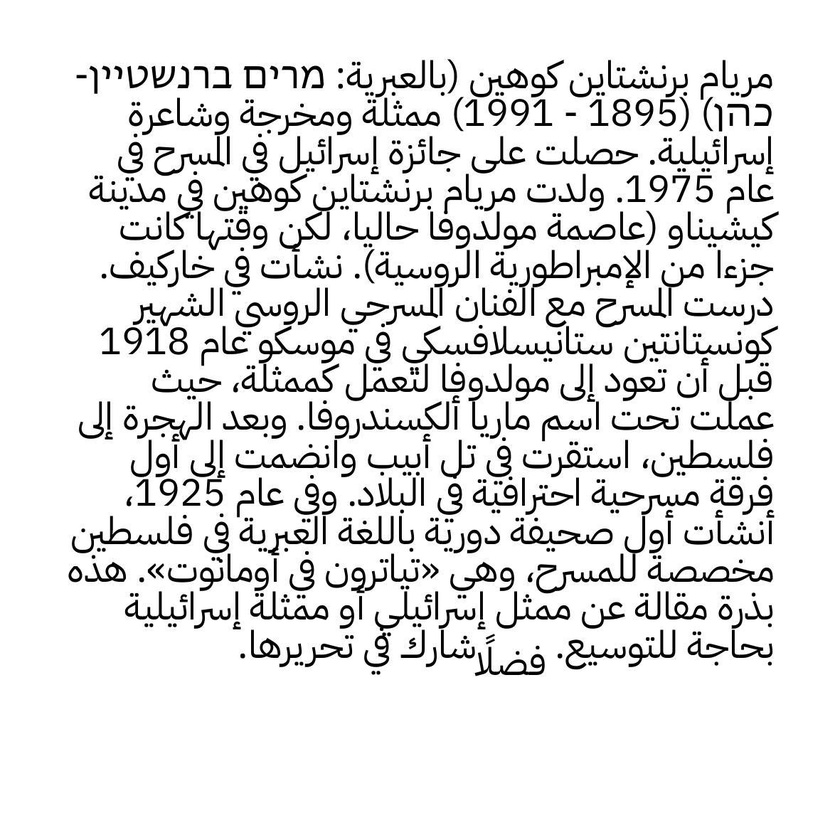
#> input picture images/test/1.jpeg, 840 x 840 px, shrunk from 1181 x 1181 before the run; its folder holds only this picture in this run
$ python -i correct_orientation.py   (imports and definitions only)
#> lines starting #> are read from the running program, lines starting #| are printed output that depends on the picture; after the words box and inside, x2 and y2 are one past the last pixel; in counts of white or black regions, pixels touching at a corner belong together
import cv2
import os
import numpy as np
from skimage.transform import hough_line, hough_line_peaks
from skimage.feature import canny

import pytesseract
from pytesseract import Output
from scipy.stats import mode
from scipy.ndimage import median_filter
from skimage import  filters , io


pytesseract.pytesseract.tesseract_cmd = 'C:/Program Files/Tesseract-OCR/tesseract.exe'  # your path may be different

# imgPath = '899.jpeg'
import cv2
import numpy as np

def detect_salt_and_pepper(image_path, threshold=0.01):
    # Load the image
    # image = cv2.imread(image_path)

    # Convert the image to grayscale
    gray_image = cv2.cvtColor(image_path, cv2.COLOR_BGR2GRAY)

    # Apply median blur to reduce noise
    blurred_image = median_filter(gray_image, 3)
    # cv2.imwrite('blurred_imagesssssssssssss.jpeg', blurred_image)
    # Compute the absolute difference between the original and blurred image
    diff_image = cv2.absdiff(gray_image, blurred_image)

    # Threshold the difference image to find the salt and pepper noise
    _, thresholded_image = cv2.threshold(diff_image, 30, 255, cv2.THRESH_BINARY)

    # Count non-zero pixels in the thresholded image
    non_zero_pixels = np.count_nonzero(thresholded_image)

    # Calculate the ratio of noisy pixels to total pixels
    height, width = thresholded_image.shape
    total_pixels = height * width
    noise_ratio = non_zero_pixels / total_pixels

    # Check if the noise ratio exceeds the threshold
    if noise_ratio > threshold:
        return True  # Salt and pepper noise detected
    else:
        return False  # No salt and pepper noise detected


def binarizeImage(imgPath):

  # Load the image
    # image = cv2.imread(imgPath)

    # Convert the image to grayscale
    gray_image = cv2.cvtColor(imgPath, cv2.COLOR_BGR2GRAY)

    # Threshold the image to get a binary image
    _, binary_image = cv2.threshold(gray_image, 0, 255, cv2.THRESH_BINARY_INV + cv2.THRESH_OTSU)
    count=0
    if binary_image[-1,-1]!=0:
        count+=1
    if binary_image[0,0]!=0:
        count+=1
    if binary_image[0,-1]!=0:
        count+=1
    if binary_image[-1,0]!=0:
        count+=1

    # print(count)
    if count < 2:
        binary_image = cv2.bitwise_not(binary_image)
    # Convert the image to black text on white background
    black_text_on_white = cv2.cvtColor(binary_image, cv2.COLOR_GRAY2BGR)
    # Save or display the resulting image
    # cv2.imwrite('binary_img.jpeg', ~black_text_on_white)
    return black_text_on_white

def rotate_image(image, angle):
    print('angle:', angle)
    # Get image dimensions
    # image = cv2.imread(image_path)
    # cv2.imwrite('befor_hough_out.jpeg', image)
    h, w = image.shape[:2]
    # Calculate rotation matrix
    background_color =tuple( image[0, 0])
    rotation_matrix = cv2.getRotationMatrix2D((w / 2, h / 2), angle, 1)
    # Perform rotation
    rotated_image = cv2.warpAffine(image, rotation_matrix, (w, h), flags=cv2.INTER_CUBIC, borderMode=cv2.BORDER_CONSTANT)
    # Create a mask for the rotated image
    mask = np.ones_like(rotated_image) * background_color
    # Overlay the rotated image on the mask
    result = np.where(rotated_image == background_color, mask, rotated_image)
    return result

def hough_transforms(image) :
    # Read the image
    # image = cv2.imread(image)

    # Convert image to grayscale

    gray = cv2.cvtColor(image, cv2.COLOR_BGR2GRAY)

    # Apply Gaussian blur
    thresh = cv2.GaussianBlur(gray, (11, 11), 0)

    # Detect edges using Canny
    edges = canny(thresh)

    # Define tested angles for Hough transform
    tested_angles = np.deg2rad(np.arange(0, 180.0))

    # Perform Hough transform
    h, theta, d = hough_line(edges, theta=tested_angles)

    lined_image = np.copy(image)
    # Find peaks in Hough space
    accum, angles, dists = hough_line_peaks(h, theta, d, num_peaks=10)
    # [17 lines of commented-out code are left out]
    angles = angles * (180 / np.pi)
    # angles = angles[np.round(angles) != 90]
    rotation_angle = mode(angles).mode if len(angles)>0  else 0
    # print('Detected angles(degree):', angles)
    if len(set(angles)) == len(angles) and len(angles) > 1:
        rotation_angle = 0
    if (rotation_angle < 15 ):
        rotation_angle = 0
    else:
        rotation_angle = rotation_angle - 90
    # Rotate the image using the first detected angle
    # print('rotation angle:', rotation_angle)
    # cv2.imwrite('befor_befor_hough_out.jpeg', image)
    rotated_image = rotate_image(image,  rotation_angle)
    # Save the rotated image
    # cv2.imwrite('hough_out.jpeg', rotated_image)

    return rotated_image


def pytesseract_orientation(image_path):
    osd = None
    try:
        osd = pytesseract.image_to_osd(image_path, config=' --psm 0 -c min_characters_to_try=10', output_type=Output.DICT)
    except Exception as e:
        print("Error: " + str(e))
        return image_path

    print("[OSD] " + str(osd))

    if osd["script"]  != "Arabic" and osd["orientation_conf"] <=3:
        # cv2.imwrite('correct_orient.jpeg', image_path)
        return image_path
    # For other orientations, rotate by the detected angle
    else:
        rotated = rotate_image(image_path, angle=osd["orientation"])
        # cv2.imwrite('correct_orient.jpeg', rotated)
        return rotated

def preprocess(input_path, output_path):
#> called with input_path = 'images/test/1.jpeg', output_path = 'out.png'
    image = cv2.imread(input_path)
#> image is the input picture: shape (840, 840, 3); min 0, max 255, mean 229.1
    salt_and_pepper_present = detect_salt_and_pepper(image)
#> in detect_salt_and_pepper, `diff_image = cv2.absdiff(gray_image, blurred_image)`:
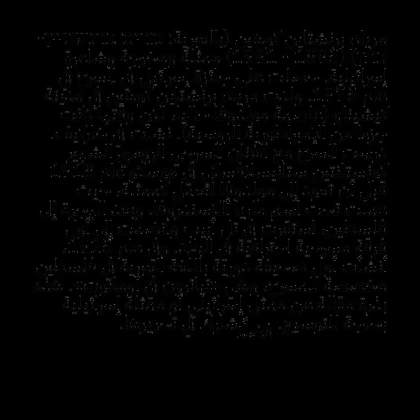
#> diff_image: shape (840, 840) (shown at 1/2 size); min 0, max 217, mean 2.4
#> in detect_salt_and_pepper, `_, thresholded_image = cv2.threshold(diff_image, 30, 255, cv2.THRESH_B..`:
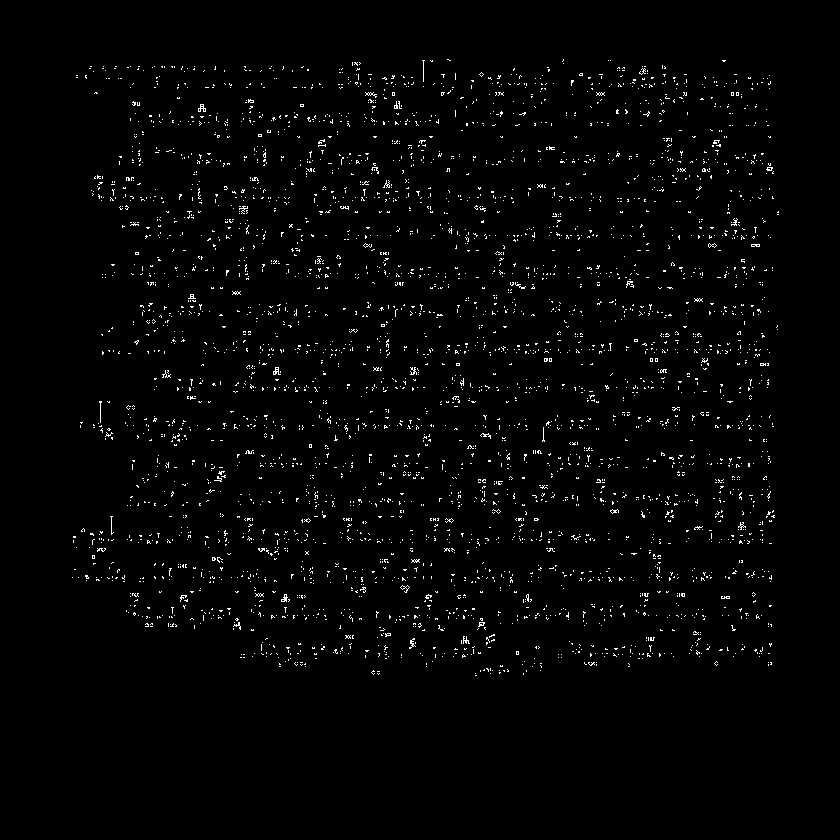
#> thresholded_image: shape (840, 840); 1.8% white in thin lines or dots, all inside (x1, y1, x2, y2) = (72, 59, 779, 676)
#> in detect_salt_and_pepper, `non_zero_pixels = np.count_nonzero(thresholded_image)`: non_zero_pixels = 12458
#> in detect_salt_and_pepper, `noise_ratio = non_zero_pixels / total_pixels`: noise_ratio = 0.0177
#> salt_and_pepper_present = True
    if salt_and_pepper_present == True :
        output_image = filters.median(image)
    else :
        output_image = image
    # cv2.imwrite('after_median.jpeg', output_image)
    binary_image = binarizeImage(output_image)
#> in binarizeImage, `_, binary_image = cv2.threshold(gray_image, 0, 255, cv2.THRESH_BINARY_..`:
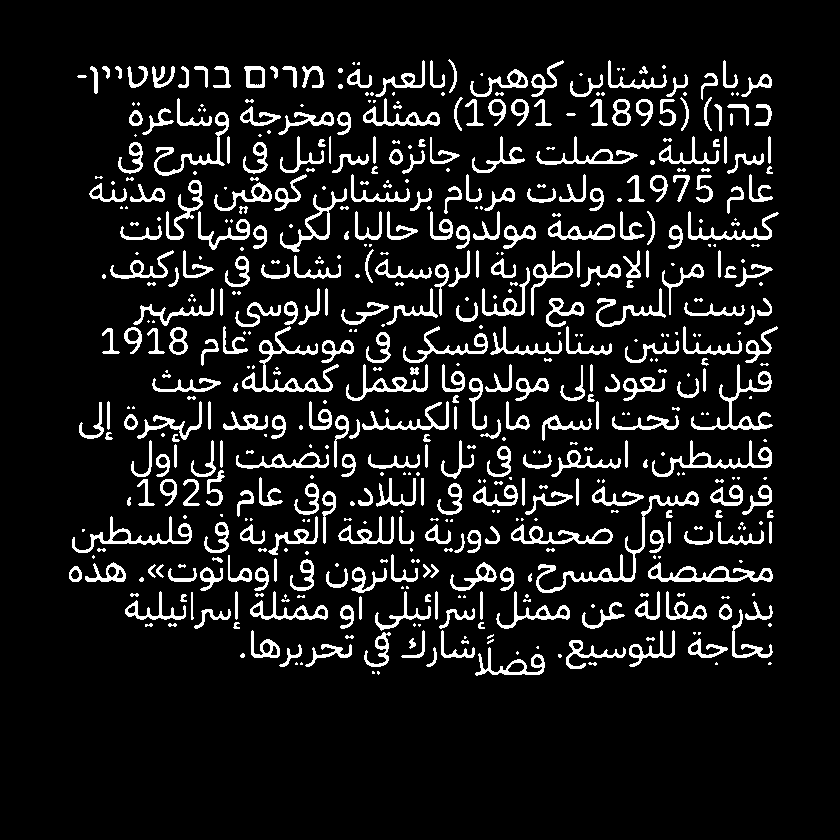
#> binary_image: shape (840, 840); 10.2% white; 567 white regions (204 under 20 px), largest, box (x1, y1, x2, y2) and area: (536, 491, 699, 593) 1309, (242, 326, 339, 392) 1173, (691, 364, 773, 430) 955
    # cv2.imwrite('after_color.jpeg', binary_image)
    hough_out = hough_transforms(image=binary_image)
#> in hough_transforms, `thresh = cv2.GaussianBlur(gray, (11, 11), 0)`:
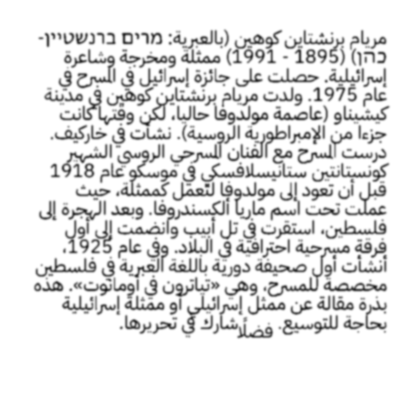
#> thresh: shape (840, 840) (shown at 1/2 size); min 27, max 255, mean 228.9
#> in hough_transforms, `edges = canny(thresh)`:
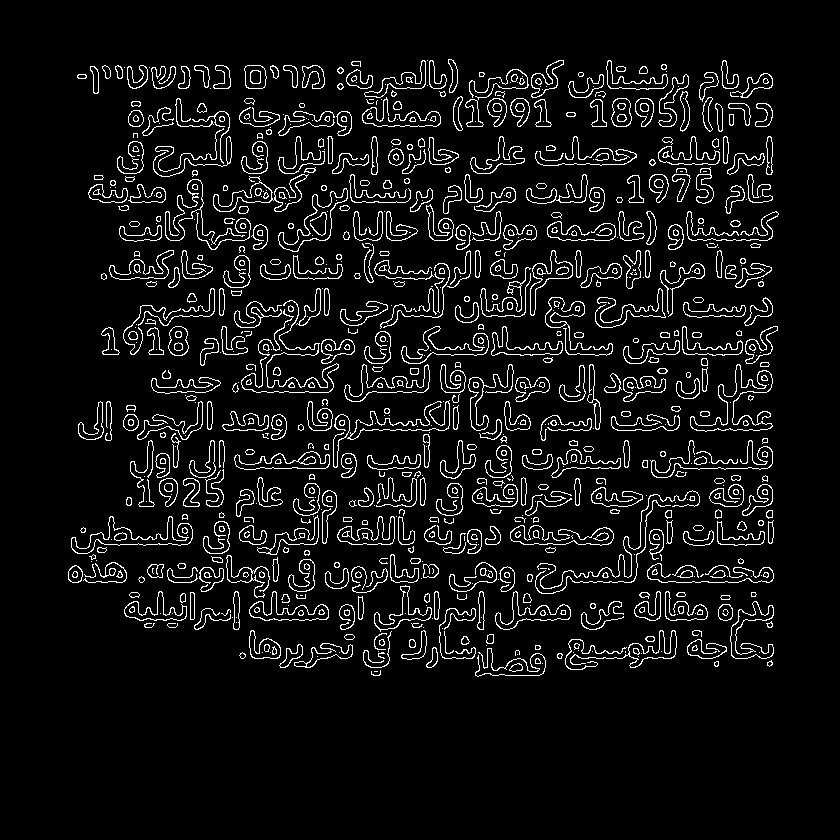
#> edges: shape (840, 840) bool; 7% white in thin lines or dots, all inside (x1, y1, x2, y2) = (68, 59, 779, 677)
#> in hough_transforms, `h, theta, d = hough_line(edges, theta=tested_angles)`:
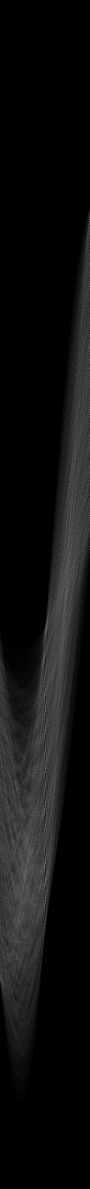
#> h: shape (2377, 180) uint64 (shown at 1/2 size); min 0, max 326, mean 20.7; drawn with min black and max white
#> in hough_transforms, `h, theta, d = hough_line(edges, theta=tested_angles)`: theta = 180 values from 0 to 3.12; d = 2377 values from -1188 to 1188
#> in hough_transforms, `accum, angles, dists = hough_line_peaks(h, theta, d, num_peaks=10)`: accum = [326, 303, 254, 252, 244, 243, 240, 239, 239, 233]; angles = [1.57, 1.57, 1.57, 1.57, 1.57, 1.57, 1.57, 1.57, 1.57, 1.57]; dists = [354, 544, 392, 468, 278, 430, 202, 240, 582, 619]
#> in hough_transforms, `angles = angles * (180 / np.pi)`: angles = [90, 90, 90, 90, 90, 90, 90, 90, 90, 90]
#> in hough_transforms, `rotation_angle = mode(angles).mode if len(angles)>0  else 0`: rotation_angle = 90
#> in hough_transforms, `rotation_angle = rotation_angle - 90`: rotation_angle = 0
#| angle: 0.0
#> in rotate_image, `background_color =tuple( image[0, 0])`: background_color = (255, 255, 255)
#> in rotate_image, `rotation_matrix = cv2.getRotationMatrix2D((w / 2, h / 2), angle, 1)`: rotation_matrix = [[1, 0, 0], [0, 1, 0]]
    # cv2.imwrite('after_hough.jpeg', hough_out)
    correct_orient = pytesseract_orientation(hough_out)
    cv2.imwrite(output_path, correct_orient)
# [35 lines left out: functions preprocess_image, process_images_in_folder, not called in this run]


    # preprocess('352.jpeg', 'output.jpg')import re

#> (the run stopped early here; a loop or call above may not have finished)

$ run again, on images/test/2.jpeg
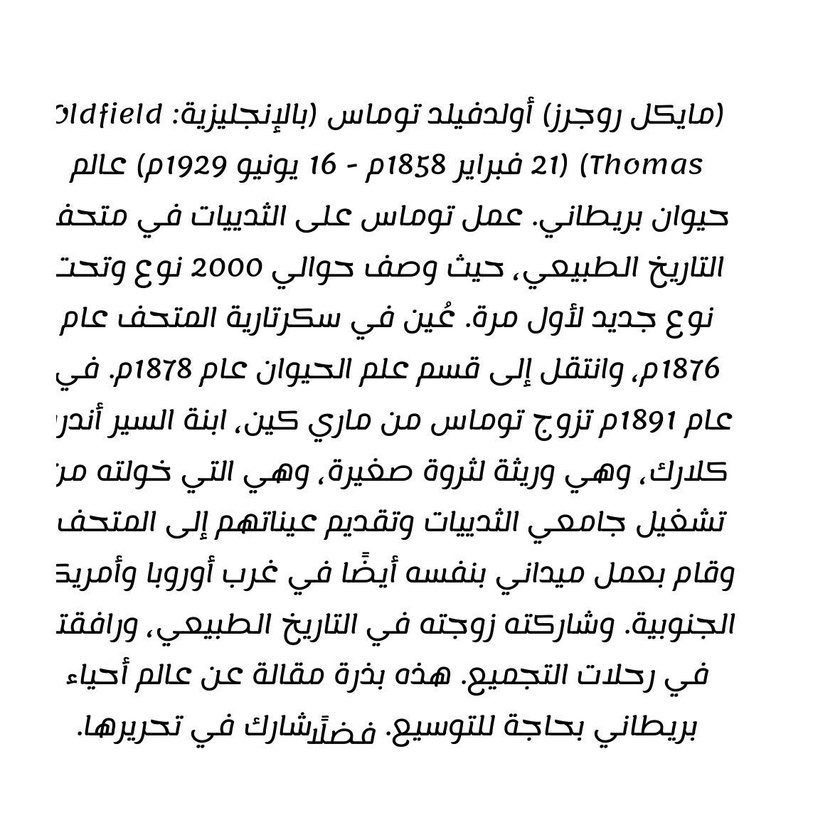
#> input picture images/test/2.jpeg, 840 x 840 px, shrunk from 1181 x 1181 before the run
#> in preprocess, image is the input picture: shape (840, 840, 3); min 0, max 255, mean 234.8
#> in detect_salt_and_pepper, `_, thresholded_image = cv2.threshold(diff_image, 30, 255, cv2.THRESH_B..`:
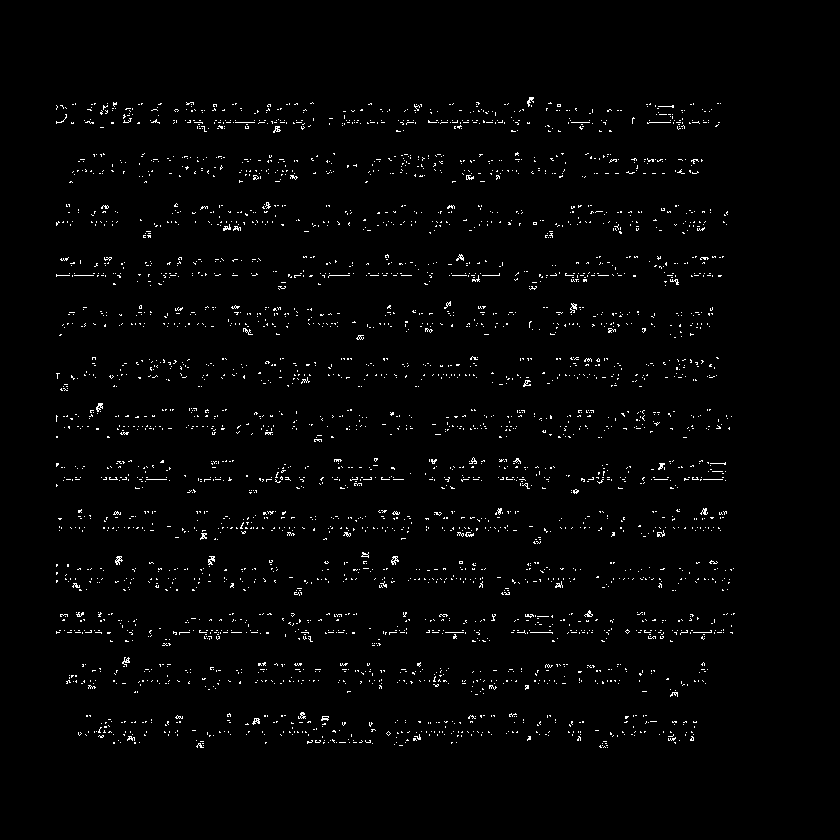
#> thresholded_image: shape (840, 840); 1.6% white in thin lines or dots, all inside (x1, y1, x2, y2) = (56, 97, 735, 748)
#> non_zero_pixels = 11522
#> noise_ratio = 0.0163
#> salt_and_pepper_present = True
#> black_text_on_white: shape (840, 840, 3); 91.9% white; 489 black regions (138 under 20 px), largest, box (x1, y1, x2, y2) and area: (523, 256, 631, 284) 719, (157, 613, 264, 641) 718, (468, 664, 560, 696) 715
#> edges: shape (840, 840) bool; 5.6% white in thin lines or dots, all inside (x1, y1, x2, y2) = (54, 96, 736, 749)
#> in hough_transforms, `h, theta, d = hough_line(edges, theta=tested_angles)`:
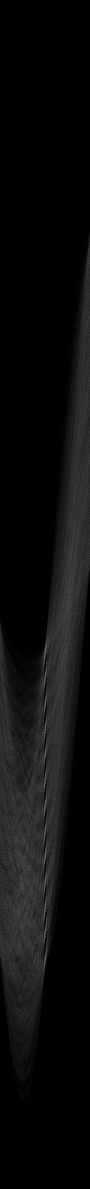
#> h: shape (2377, 180) uint64 (shown at 1/2 size); min 0, max 332, mean 16.5; drawn with min black and max white
#> theta = 180 values from 0 to 3.12; d = 2377 values from -1188 to 1188
#> in hough_transforms, `accum, angles, dists = hough_line_peaks(h, theta, d, num_peaks=10)`: accum = [332, 327, 325, 320, 299, 295, 289, 288, 273, 251]; angles = [1.57, 1.57, 1.57, 1.57, 1.57, 1.57, 1.57, 1.57, 1.57, 1.57]; dists = [327, 583, 634, 684, 531, 481, 124, 277, 430, 221]
#> in hough_transforms, `angles = angles * (180 / np.pi)`: angles = [90, 90, 90, 90, 90, 90, 90, 90, 90, 90]
#> in hough_transforms, `rotation_angle = mode(angles).mode if len(angles)>0  else 0`: rotation_angle = 90
#> in hough_transforms, `rotation_angle = rotation_angle - 90`: rotation_angle = 0
#| angle: 0.0
#> background_color = (255, 255, 255)
#> rotation_matrix = [[1, 0, 0], [0, 1, 0]]
#> mask: shape (840, 840, 3); every value is 255
